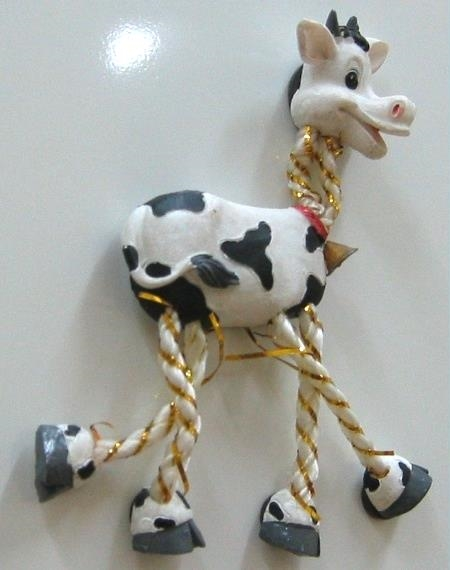
#> input picture Project6/code/test32.jpg, 450 x 570 px
$ python surf.py
#> lines starting #> are read from the running program, lines starting #| are printed output that depends on the picture
import numpy as np
import cv2
import matplotlib.pyplot as plt

img = cv2.imread('test32.jpg', 0)
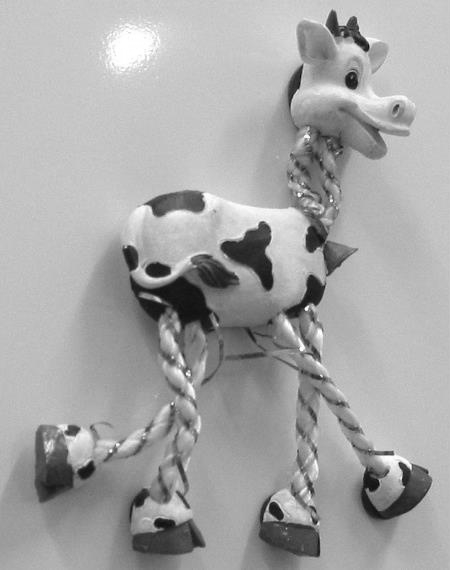
#> img: shape (570, 450); min 11, max 255, mean 166.1

#> (the run stopped early here; a loop or call above may not have finished)
